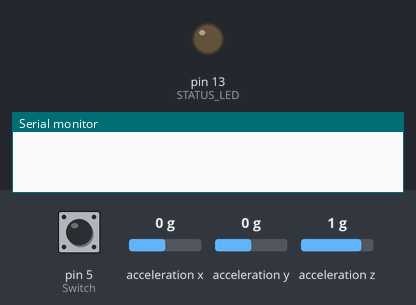
This sketch was run on a simulated Arduino Uno, built with avr-gcc and run on an emulated ATmega328P. On the bench: output pins drawn as LEDs (lit = HIGH), the last lines printed to the serial monitor. Wiring (inferred from the names in the program): ADXL345 accelerometer at I2C address 0x53. Dashed ring = blinking. The test bench sets the inputs (shaded band); at power-on: acceleration x 0 g, acceleration y 0 g, pin 5 (Switch) HIGH, acceleration z 1 g.

Above: at 0.1 s.
At 2.29 s:
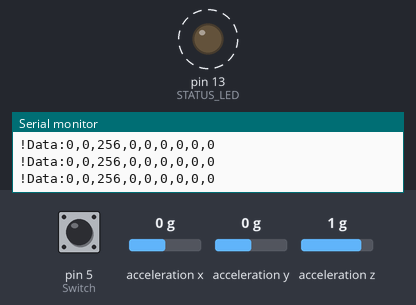
2.3 s: acceleration x set to -1.4 g
5.3 s: acceleration y set to -1.4 g
Timing chart, 0 to 14.3 s (numbered marks = the images above; inputs shaded):
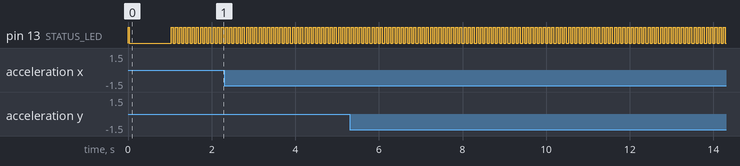

Measured:
- by itself, pin 13 (STATUS_LED): alternates HIGH for 0.05 s and LOW for 0.05 s

The sketch:

Sensor_Stick_v2.ino
```cpp
/* Hardware version - v13

	ATMega328@3.3V w/ external 8MHz resonator
	High Fuse DA
  Low Fuse FF

	ADXL345: Accelerometer
	HMC5843: Magnetometer
*/

#include <Wire.h>

#define STATUS_LED 13
#define GRAVITY 248  //this equivalent to 1G in the raw data coming from the accelerometer
#define Switch  5
//#define cDelay  19900
//#define cDelay  19900/4
#define cDelay  50000

int ACC[3];          //array that store the accelerometers data
int SENSOR_SIGN[9] = {-1,1,1,-1,1,1,-1,-1,-1};  //Correct directions x,y,z - gyros, accels, magnetormeter
long int index=0;
int  toggle=0;

long timer=0;   //general purpuse timer
long timer_old;

/* global variable for text of 9 DOF data */
int accel_x;
int accel_y;
int accel_z;
int magnetom_x;
int magnetom_y;
int magnetom_z;
int gyro_x;
int gyro_y;
int gyro_z;

/* global variable for binary of 9 DOF data */
byte Accel[6];
byte Gyro[6];
byte Magneto[6];
byte Button_pressed[2];

void setup()
{
  int temp;

  Serial.begin(9600);
  pinMode (STATUS_LED,OUTPUT);  // Status LED

  digitalWrite(STATUS_LED,HIGH);
  I2C_Init();
  Accel_Init();
  Read_Accel();

  // Magnetometer initialization
//  Compass_Init();
//  Gyro_Init();

  digitalWrite(STATUS_LED,LOW);
  delay(1000);

  //Read_adc_raw();     // ADC initialization
  temp = 0;

  digitalWrite(STATUS_LED, 1);

  Button_pressed[1] = 0;
  Button_pressed[0] = digitalRead(Switch);
/*
  while (temp<10000)  {
    Read_Gyro();
    temp = gyro_x;
    timer=micros();
  }
 */
  digitalWrite(STATUS_LED, 0);
}

void loop() //Main Loop
{
  if((micros()-timer)>=cDelay)  // Main loop runs at 50Hz
  {
    timer_old = timer;
    timer=micros();

    // Data adquisition
    Read_Accel();     // Read I2C accelerometer
//    Read_Gyro();
//    Read_Compass();
//    Mouse.move(-gyro_x/100,0);
//    Mouse.move(0,-gyro_y/100);
    Button_pressed[0] = digitalRead(Switch);

    printdata();
    digitalWrite(STATUS_LED, toggle^=1);
    index++;
  }
}
```

I2C.ino
```cpp
/* ******************************************************* */
/* I2C code for ADXL345 accelerometer                      */
/* and HMC5843 magnetometer                                */
/* ******************************************************* */

//This is a list of registers in the ITG-3200. Registers are parameters that determine how the sensor will behave, or they can hold data that represent the
//sensors current status.
//To learn more about the registers on the ITG-3200, download and read the datasheet.
char WHO_AM_I = 0x00;
char SMPLRT_DIV= 0x15;
char DLPF_FS = 0x16;
char GYRO_XOUT_H = 0x1D;
char GYRO_XOUT_L = 0x1E;
char GYRO_YOUT_H = 0x1F;
char GYRO_YOUT_L = 0x20;
char GYRO_ZOUT_H = 0x21;
char GYRO_ZOUT_L = 0x22;

//This is a list of settings that can be loaded into the registers.
//DLPF, Full Scale Register Bits
//FS_SEL must be set to 3 for proper operation
//Set DLPF_CFG to 3 for 1kHz Fint and 42 Hz Low Pass Filter
char DLPF_CFG_0 = 1<<0;
char DLPF_CFG_1 = 1<<1;
char DLPF_CFG_2 = 1<<2;
char DLPF_FS_SEL_0 = 1<<3;
char DLPF_FS_SEL_1 = 1<<4;

//I2C devices each have an address. The address is defined in the datasheet for the device. The ITG-3200 breakout board can have different address depending on how
//the jumper on top of the board is configured. By default, the jumper is connected to the VDD pin. When the jumper is connected to the VDD pin the I2C address
//is 0x69.

// ADXL345 Sensitivity(from datasheet) => 4mg/LSB   1G => 1000mg/4mg = 256 steps
// Tested value : 248
#define GRAVITY 248  //this equivalent to 1G in the raw data coming from the accelerometer
#define Accel_Scale(x) x*(GRAVITY/9.81)//Scaling the raw data of the accel to actual acceleration in meters for seconds square

int AccelAddress = 0x53;
int CompassAddress = 0x1E;  //0x3C //0x3D;  //(0x42>>1);
int GyroAddress = 0x68;

void I2C_Init()
{
  Wire.begin();
}

void Accel_Init()
{
  delay(10);
  Wire.beginTransmission(AccelAddress);
  Wire.write(0x2D);  // power register
  Wire.write(0x08);  // measurement mode
  Wire.endTransmission();

  delay(10);
  Wire.beginTransmission(AccelAddress);
  Wire.write(0x31);  // Data format register
  // D1 D0
  // 00: 2g, 01:4g, 10:8g, 11:16g
  Wire.write(0x08|0x02);  // set to full resolution
  Wire.endTransmission();
  delay(5);
  // Because our main loop runs at 50Hz we adjust the output data rate to 50Hz (25Hz bandwidth)
  Wire.beginTransmission(AccelAddress);
  Wire.write(0x2C);  // Rate
  Wire.write(0x09);  // set to 50Hz, normal operation
  Wire.endTransmission();
  delay(5);
}

// Reads x,y and z accelerometer registers
void Read_Accel()
{
  int i = 0;
  byte buff[6];

  Wire.beginTransmission(AccelAddress);
  Wire.write(0x32);        //sends address to read from
  Wire.endTransmission(); //end transmission

  Wire.beginTransmission(AccelAddress); //start transmission to device
  Wire.requestFrom(AccelAddress, 6);    // request 6 bytes from device

  while(Wire.available())   // ((Wire.available())&&(i<6))
  {
    buff[i] = Wire.read();  // receive one byte
    i++;
  }
//  Wire.endTransmission(); //end transmission

  if (i==6)  // All bytes received?
    {
      ACC[1] = (((int)buff[1]) << 8) | buff[0];    // Y axis (internal sensor x axis)
      ACC[0] = (((int)buff[3]) << 8) | buff[2];    // X axis (internal sensor y axis)
      ACC[2] = (((int)buff[5]) << 8) | buff[4];    // Z axis
//      ACC[1] = Accel_Scale(ACC[1]);
//      ACC[0] = Accel_Scale(ACC[0]);
//      ACC[2] = Accel_Scale(ACC[2]);
//    accel_x = SENSOR_SIGN[3]*(ACC[0]-AN_OFFSET[3]);
//    accel_y = SENSOR_SIGN[4]*(ACC[1]-AN_OFFSET[4]);
//    accel_z = SENSOR_SIGN[5]*(ACC[2]-AN_OFFSET[5]);
/*
     accel_x = SENSOR_SIGN[3]*ACC[1];    //256 is 1g
     accel_y = SENSOR_SIGN[4]*ACC[0];
    accel_z = SENSOR_SIGN[5]*ACC[2];
    */
    accel_x = ACC[1];    //256 is 1g
    accel_y = ACC[0];
    accel_z = ACC[2];
    }
  else
    Serial.println("!ERR: Acc data");
}

void Compass_Init()
{
  Wire.beginTransmission(CompassAddress);
  Wire.write((unsigned char)0x02);
  Wire.write((unsigned char)0x00);   // Set continouos mode (default to 10Hz)
  Wire.endTransmission(); //end transmission
}

void Read_Compass()
{
  int i = 0;
  byte buff[6];

  Wire.beginTransmission(CompassAddress);
  Wire.write(0x03);        //sends address to read from
  Wire.endTransmission(); //end transmission

  //Wire.beginTransmission(CompassAddress);
  Wire.requestFrom(CompassAddress, 6);    // request 6 bytes from device
  while(Wire.available())   // ((Wire.available())&&(i<6))
  {
    buff[i] = Wire.read();  // receive one byte
    i++;
  }
  Wire.endTransmission(); //end transmission

  if (i==6)  // All bytes received?
    {
    // MSB byte first, then LSB, X,Y,Z
    magnetom_x = SENSOR_SIGN[6]*((((int)buff[2]) << 8) | buff[3]);    // X axis (internal sensor y axis)
    magnetom_y = SENSOR_SIGN[7]*((((int)buff[0]) << 8) | buff[1]);    // Y axis (internal sensor x axis)
    magnetom_z = SENSOR_SIGN[8]*((((int)buff[4]) << 8) | buff[5]);    // Z axis
    }
  else
    Serial.println("!ERR: Mag data");
}

		//This function will write a value to a register on the itg-3200.
//Parameters:
//  char address: The I2C address of the sensor. For the ITG-3200 breakout the address is 0x69.
//  char registerAddress: The address of the register on the sensor that should be written to.
//  char data: The value to be written to the specified register.
void itgWrite(unsigned char address, unsigned char registerAddress, unsigned char data)
{
  //Initiate a communication sequence with the desired i2c device
  Wire.beginTransmission(address);
  //Tell the I2C address which register we are writing to
  Wire.write(registerAddress);
  //Send the value to write to the specified register
  Wire.write(data);
  //End the communication sequence
  Wire.endTransmission();
}

//This function will read the data from a specified register on the ITG-3200 and return the value.
//Parameters:
//  char address: The I2C address of the sensor. For the ITG-3200 breakout the address is 0x69.
//  char registerAddress: The address of the register on the sensor that should be read
//Return:
//  unsigned char: The value currently residing in the specified register
unsigned char itgRead(char address, char registerAddress)
{
  //This variable will hold the contents read from the i2c device.
  unsigned char data=0;

  //Send the register address to be read.
  Wire.beginTransmission(address);
  //Send the Register Address
  Wire.write(registerAddress);
  //End the communication sequence.
  Wire.endTransmission();

  //Ask the I2C device for data
  Wire.beginTransmission(address);
  Wire.requestFrom(address, 1);

  //Wait for a response from the I2C device
  if(Wire.available()){
    //Save the data sent from the I2C device
    data = Wire.read();
  }

  //End the communication sequence.
  Wire.endTransmission();

  //Return the data read during the operation
  return data;
}

//This function is used to read the X-Axis rate of the gyroscope. The function returns the ADC value from the Gyroscope
//NOTE: This value is NOT in degrees per second.
//Usage: int xRate = readX();
int readX(void)
{
  int data=0;
  int  temp1=0;
  data = itgRead(GyroAddress, GYRO_XOUT_H);
  Gyro[1] = data;
  data <<= 8;
  temp1 = itgRead(GyroAddress, GYRO_XOUT_L);
  data |=  temp1;
  Gyro[0] = temp1;

  return data;
}

//This function is used to read the Y-Axis rate of the gyroscope. The function returns the ADC value from the Gyroscope
//NOTE: This value is NOT in degrees per second.
//Usage: int yRate = readY();
int readY(void)
{
  int data=0;
  //data = itgRead(GyroAddress, GYRO_YOUT_H)<<8;
  //data |= itgRead(GyroAddress, GYRO_YOUT_L);
  Gyro[3] = itgRead(GyroAddress, GYRO_YOUT_H);
  Gyro[2] = itgRead(GyroAddress, GYRO_YOUT_L);

  return data;
}

//This function is used to read the Z-Axis rate of the gyroscope. The function returns the ADC value from the Gyroscope
//NOTE: This value is NOT in degrees per second.
//Usage: int zRate = readZ();
int readZ(void)
{
  int data=0;
  //data = itgRead(GyroAddress, GYRO_ZOUT_H)<<8;
  //data |= itgRead(GyroAddress, GYRO_ZOUT_L);
  Gyro[5] = itgRead(GyroAddress, GYRO_ZOUT_H);
  Gyro[4] = itgRead(GyroAddress, GYRO_ZOUT_L);

  return data;
}

void Gyro_Init()
{
/*
  Wire.beginTransmission(GyroAddress);
  Wire.write(0x3E);
  Wire.write(0x80);
  Wire.endTransmission(); //end transmission
  delay(10);

  //  itgWrite(itgAddress, DLPF_FS, (DLPF_FS_SEL_0|DLPF_FS_SEL_1|DLPF_CFG_0));
  Wire.beginTransmission(GyroAddress);
  Wire.write(DLPF_FS);
  Wire.write(DLPF_FS_SEL_0 | DLPF_FS_SEL_1 | DLPF_CFG_0);   // Set continouos mode (default to 10Hz)
  Wire.endTransmission(); //end transmission
  delay(10);

  Wire.beginTransmission(0xD1);
  Wire.write(0x3E);
  Wire.write(0x00);
  Wire.endTransmission(); //end transmission
  delay(10);
  */
  itgRead(GyroAddress, 0x00);
   //Configure the gyroscope
  //Set the gyroscope scale for the outputs to +/-2000 degrees per second
  itgWrite(GyroAddress, DLPF_FS, (DLPF_FS_SEL_0|DLPF_FS_SEL_1|DLPF_CFG_0));
  //Set the sample rate to 100 hz
  itgWrite(GyroAddress, SMPLRT_DIV, 9);
}

/* Get the x, y, z data at once */
void Read_Gyro()
{
/*
  gyro_x = SENSOR_SIGN[0]*readX();
  gyro_y = SENSOR_SIGN[1]*readY();
  gyro_z = SENSOR_SIGN[2]*readZ();
*/
  int i = 0;
  byte buff[6];

  Wire.beginTransmission(GyroAddress);
  Wire.write(GYRO_XOUT_H);        //sends address to read from
  Wire.endTransmission(); //end transmission

  Wire.beginTransmission(GyroAddress);
  Wire.requestFrom(GyroAddress, 6);    // request 6 bytes from device
  while(Wire.available())   // ((Wire.available())&&(i<6))
  {
    buff[i] = Wire.read();  // receive one byte
    i++;
  }
  Wire.endTransmission(); //end transmission

  if (i==6)  // All bytes received?
    {
    // MSB byte first, then LSB, X,Y,Z
    gyro_x = SENSOR_SIGN[0]*((((int)buff[0]) << 8) | buff[1]);    // X axis (internal sensor y axis)
    gyro_y = SENSOR_SIGN[1]*((((int)buff[2]) << 8) | buff[3]);    // Y axis (internal sensor x axis)
    gyro_z = SENSOR_SIGN[2]*((((int)buff[4]) << 8) | buff[5]);    // Z axis
    }
  else
    Serial.println("!ERR: Gyro data");
}
```

Output.ino
```cpp
void printdata(void)
{
      #if 0
      Serial.print("!");
      Serial.print("ANG:");
      Serial.print(ToDeg(roll));
      Serial.print(",");
      Serial.print(ToDeg(pitch));
      Serial.print(",");
      Serial.print(ToDeg(yaw));
      #endif
      #if 1

      Serial.print("!Data:");
//      Serial.print(index);
//      Serial.print(",");
      Serial.print(accel_x);
      Serial.print (",");
      Serial.print(accel_y);
      Serial.print (",");
      Serial.print(accel_z);
      Serial.print(",");
      Serial.print(gyro_x/100);  //(int)read_adc(0)
      Serial.print(",");
      Serial.print(gyro_y/100);
      Serial.print(",");
      Serial.print(gyro_z);

      Serial.print(",");
      Serial.print(magnetom_x);
      Serial.print (",");
      Serial.print(magnetom_y);
      Serial.print (",");
      Serial.print(magnetom_z);

//      Serial.print(",");
//      Serial.println(Button_pressed);
/*
      Serial.write(Accel, 6);
      Serial.write(Gyro, 6);
      Serial.write(Gyro, 6);
      Serial.write(Button_pressed,2);
*/
      #endif

      #if 0
      Serial.print (",DCM:");
      Serial.print(convert_to_dec(DCM_Matrix[0][0]));
      Serial.print (",");
      Serial.print(convert_to_dec(DCM_Matrix[0][1]));
      Serial.print (",");
      Serial.print(convert_to_dec(DCM_Matrix[0][2]));
      Serial.print (",");
      Serial.print(convert_to_dec(DCM_Matrix[1][0]));
      Serial.print (",");
      Serial.print(convert_to_dec(DCM_Matrix[1][1]));
      Serial.print (",");
      Serial.print(convert_to_dec(DCM_Matrix[1][2]));
      Serial.print (",");
      Serial.print(convert_to_dec(DCM_Matrix[2][0]));
      Serial.print (",");
      Serial.print(convert_to_dec(DCM_Matrix[2][1]));
      Serial.print (",");
      Serial.print(convert_to_dec(DCM_Matrix[2][2]));
      #endif
      Serial.println();
}

long convert_to_dec(float x)
{
  return x*10000000;
}
```
